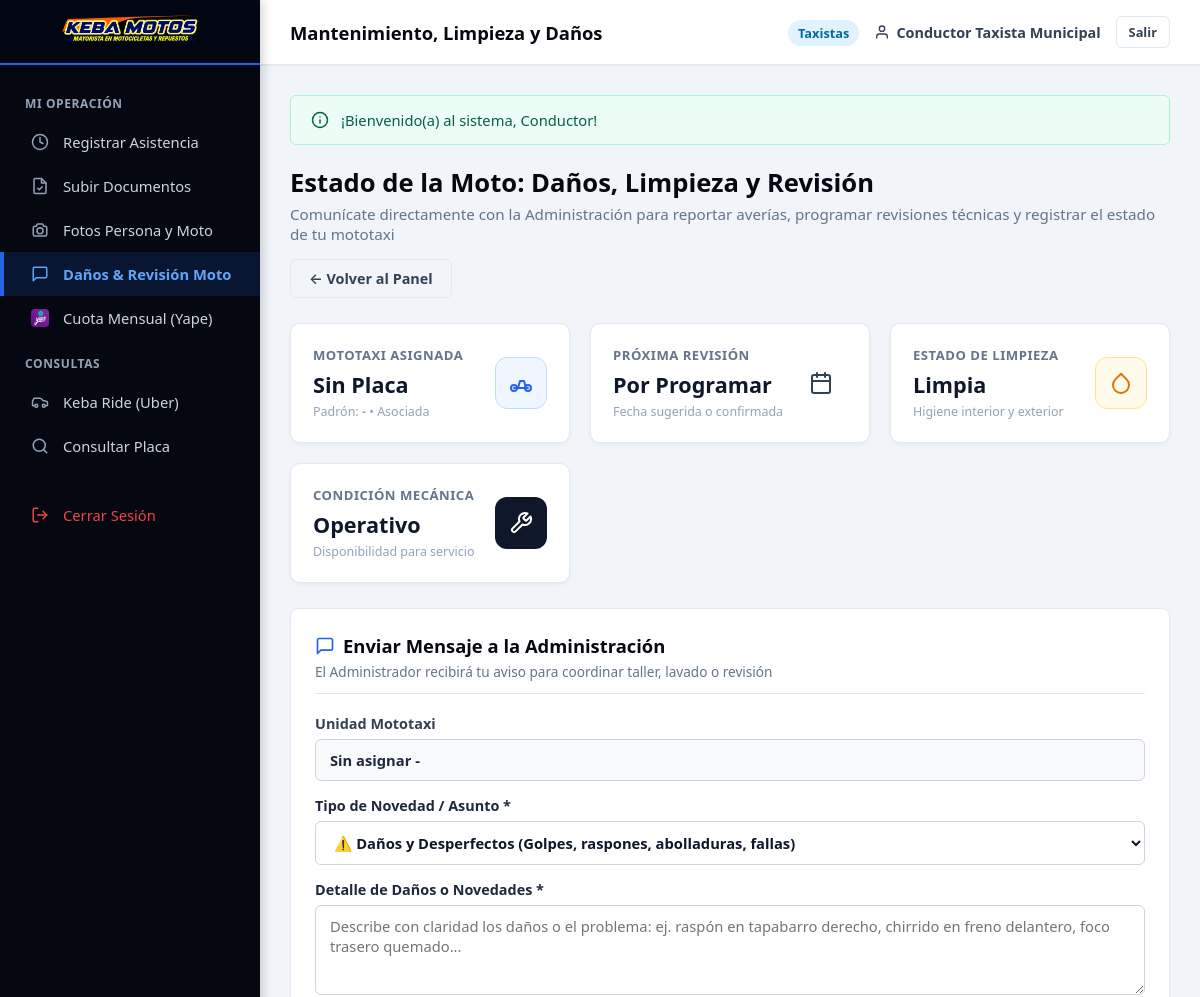
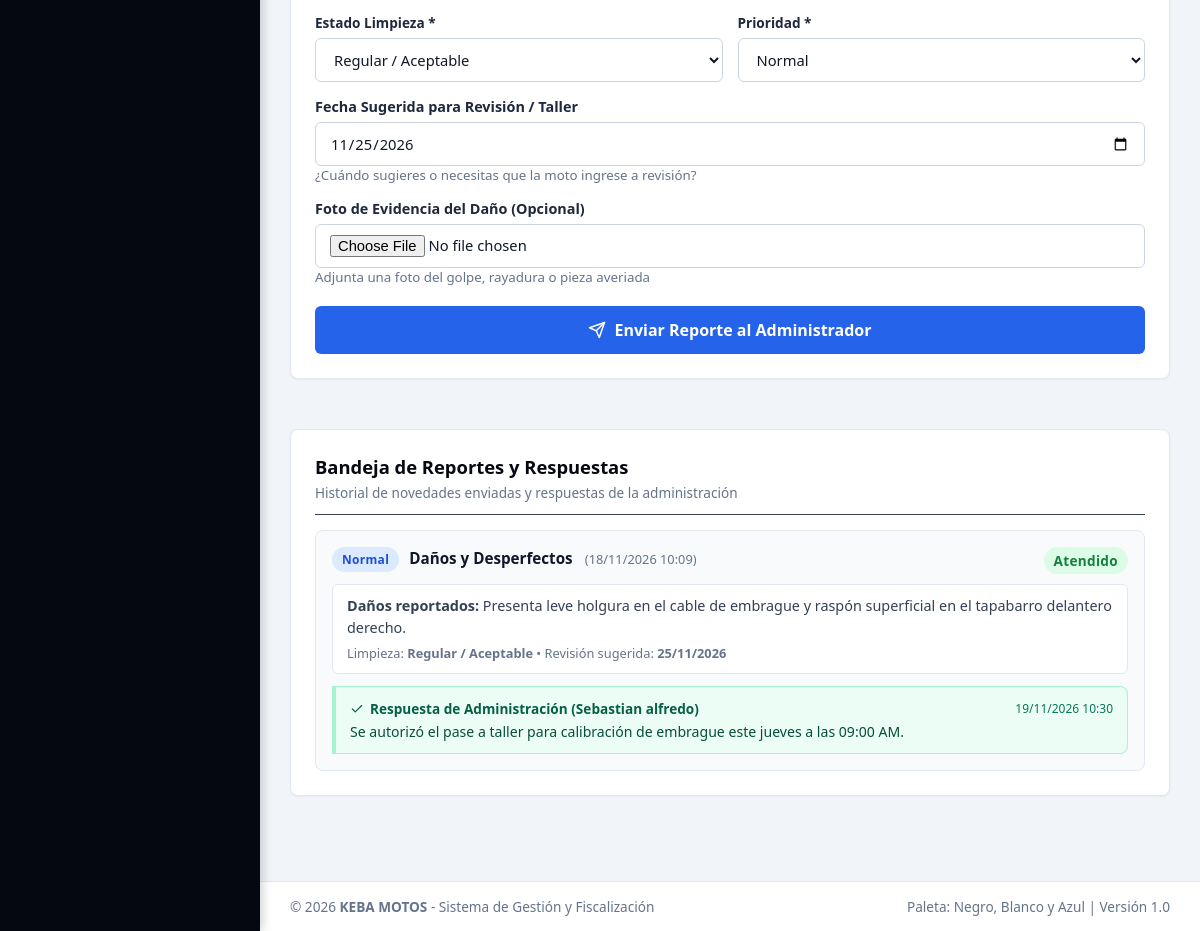
Page /vista/taxista/reportar_estado.php (signed in) on the committed database (2 pictures, top to bottom).
### tables this page shows
CREATE TABLE `reportes_vehiculo` (
  `id_reporte` INT AUTO_INCREMENT PRIMARY KEY,
  `id_vehiculo` INT NOT NULL,
  `id_usuario` INT NOT NULL,
  `id_conductor` INT NULL,
  `tipo_asunto` ENUM('Daños y Desperfectos', 'Programación de Revisión', 'Estado de Limpieza', 'Mantenimiento General', 'Otro') NOT NULL,
  `descripcion_danos` TEXT NOT NULL,
  `estado_limpieza` ENUM('Excelente / Limpia', 'Regular / Aceptable', 'Requiere Lavado Urgente') DEFAULT 'Regular / Aceptable',
  `fecha_revision_sugerida` DATE NULL,
  `prioridad` ENUM('Baja', 'Normal', 'Alta', 'Urgente') DEFAULT 'Normal',
  `foto_evidencia` VARCHAR(255) NULL,
  `estado` ENUM('Pendiente', 'En Revisión', 'Atendido', 'Resuelto') DEFAULT 'Pendiente',
  `respuesta_admin` TEXT NULL,
  `id_usuario_admin` INT NULL,
  `fecha_respuesta` DATETIME NULL,
  `created_at` TIMESTAMP DEFAULT CURRENT_TIMESTAMP,
  `updated_at` TIMESTAMP DEFAULT CURRENT_TIMESTAMP ON UPDATE CURRENT_TIMESTAMP,
  CONSTRAINT `fk_repveh_vehiculo` FOREIGN KEY (`id_vehiculo`) REFERENCES `vehiculos` (`id_vehiculo`) ON UPDATE CASCADE ON DELETE CASCADE,
  CONSTRAINT `fk_repveh_usuario` FOREIGN KEY (`id_usuario`) REFERENCES `usuarios` (`id_usuario`) ON UPDATE CASCADE ON DELETE CASCADE,
  CONSTRAINT `fk_repveh_conductor` FOREIGN KEY (`id_conductor`) REFERENCES `conductores` (`id_conductor`) ON UPDATE CASCADE ON DELETE SET NULL,
  CONSTRAINT `fk_repveh_admin` FOREIGN KEY (`id_usuario_admin`) REFERENCES `usuarios` (`id_usuario`) ON UPDATE CASCADE ON DELETE SET NULL
);

CREATE TABLE `usuarios` (
  `id_usuario` INT AUTO_INCREMENT PRIMARY KEY,
  `id_rol` INT NOT NULL,
  `dni` VARCHAR(8) NOT NULL UNIQUE,
  `nombres` VARCHAR(100) NOT NULL,
  `apellidos` VARCHAR(100) NOT NULL,
  `usuario` VARCHAR(50) NOT NULL UNIQUE,
  `password` VARCHAR(255) NOT NULL,
  `email` VARCHAR(100) UNIQUE NULL,
  `telefono` VARCHAR(20) NULL,
  `estado` ENUM('Activo', 'Inactivo') DEFAULT 'Activo',
  `ultimo_login` DATETIME NULL,
  `token_recuperacion` VARCHAR(100) NULL,
  `token_expira` DATETIME NULL,
  `created_at` TIMESTAMP DEFAULT CURRENT_TIMESTAMP,
  `updated_at` TIMESTAMP DEFAULT CURRENT_TIMESTAMP ON UPDATE CURRENT_TIMESTAMP,
  CONSTRAINT `fk_usuarios_roles` FOREIGN KEY (`id_rol`) REFERENCES `roles` (`id_rol`) ON UPDATE CASCADE
);

### vista/taxista/reportar_estado.php (the view, shortened to what the rows shown need)
<?php
require_once dirname(__DIR__) . '/plantillas/header.php';
require_once dirname(__DIR__) . '/plantillas/navbar.php';
require_once dirname(dirname(__DIR__)) . '/modelos/Taxista.php';
require_once dirname(dirname(__DIR__)) . '/modelos/ReporteVehiculo.php';
$usuario = obtenerUsuarioActual();
$taxistaMod = new Taxista();
$repMod = new ReporteVehiculo();
$ficha = $taxistaMod->obtenerFichaTaxista($usuario['id']);
$misReportes = $repMod->listarPorUsuario($usuario['id']);
?>
<div class="page-header" style="display: flex; justify-content: space-between; align-items: center; flex-wrap: wrap; gap: 15px;">
    <div>
        <h1 class="page-title">Estado de la Moto: Daños, Limpieza y Revisión</h1>
    </div>
</div>
<div class="row" style="margin-bottom: 30px;">
    <div class="col-12 col-lg-5" style="margin-bottom: 25px;">
        <div class="card">
            <div style="border-bottom: 1px solid #e2e8f0; padding-bottom: 12px; margin-bottom: 20px;">
                <h2 class="card-title" style="margin: 0; display: flex; align-items: center; gap: 8px;">
                    <svg style="width: 20px; height: 20px; color: #2563eb;" viewBox="0 0 24 24" fill="none" stroke="currentColor" stroke-width="2" stroke-linecap="round" stroke-linejoin="round"><path d="M21 15a2 2 0 0 1-2 2H7l-4 4V5a2 2 0 0 1 2-2h14a2 2 0 0 1 2 2z"></path></svg>
                    Enviar Mensaje a la Administración
                </h2>
            </div>
        </div>
    </div>
    <div class="col-12 col-lg-7">
        <div class="card">
            <div style="border-bottom: 1px solid #334155; padding-bottom: 12px; margin-bottom: 15px;">
                <h2 class="card-title" style="margin: 0;">Bandeja de Reportes y Respuestas</h2>
            </div>
            <?php if (!empty($misReportes)): ?>
                <div style="display: flex; flex-direction: column; gap: 15px;">
                    <?php foreach ($misReportes as $rep):
                        $badgePrioridad = 'badge-info';
                        $badgeEstado = 'badge-warning';
                        if ($rep['estado'] === 'Atendido' || $rep['estado'] === 'Resuelto') $badgeEstado = 'badge-success';
                        elseif ($rep['estado'] === 'En Revisión') $badgeEstado = 'badge-info';
                    ?>
                    <div style="background: #f8fafc; border-radius: 8px; border: 1px solid #e2e8f0; padding: 16px;">
                        <div style="display: flex; justify-content: space-between; align-items: flex-start; flex-wrap: wrap; gap: 10px; margin-bottom: 10px;">
                            <div>
                                <span class="badge <?= $badgePrioridad ?>" style="margin-right: 6px;"><?= htmlspecialchars($rep['prioridad']) ?></span>
                                <strong style="font-size: 0.95rem; color: #0f172a;"><?= htmlspecialchars($rep['tipo_asunto']) ?></strong>
                                <span style="color: #64748b; font-size: 0.8rem; margin-left: 8px;">(<?= date('d/m/Y H:i', strtotime($rep['created_at'])) ?>)</span>
                            </div>
                            <div>
                                <span class="badge <?= $badgeEstado ?>" style="font-size: 0.85rem; padding: 4px 10px;"><?= htmlspecialchars($rep['estado']) ?></span>
                            </div>
                        </div>
                        <div style="color: #334155; font-size: 0.9rem; line-height: 1.5; margin-bottom: 12px; background: #ffffff; border: 1px solid #e2e8f0; padding: 10px 14px; border-radius: 6px;">
                            <div><strong>Daños reportados:</strong> <?= nl2br(htmlspecialchars($rep['descripcion_danos'])) ?></div>
                            <div style="margin-top: 6px; font-size: 0.8rem; color: #64748b;">
                                Limpieza: <strong><?= htmlspecialchars($rep['estado_limpieza']) ?></strong> •
                                Revisión sugerida: <strong><?= !empty($rep['fecha_revision_sugerida']) ? date('d/m/Y', strtotime($rep['fecha_revision_sugerida'])) : 'No indicada' ?></strong>
                            </div>
                        </div>
                        <?php if (!empty($rep['respuesta_admin'])): ?>
                            <div style="border-left: 4px solid #059669; background: #ecfdf5; padding: 12px 14px; border-radius: 0 8px 8px 0; margin-top: 10px; border: 1px solid #a7f3d0; border-left-width: 4px;">
                                <div style="display: flex; justify-content: space-between; align-items: center; margin-bottom: 4px;">
                                    <strong style="color: #065f46; font-size: 0.85rem; display: flex; align-items: center; gap: 6px;">
                                        <svg style="width: 14px; height: 14px;" viewBox="0 0 24 24" fill="none" stroke="currentColor" stroke-width="2" stroke-linecap="round" stroke-linejoin="round"><polyline points="20 6 9 17 4 12"></polyline></svg>
                                        Respuesta de Administración (<?= htmlspecialchars($rep['admin_nombres'] ?? 'Administrador') ?>)
                                    </strong>
                                    <span style="font-size: 0.75rem; color: #047857;"><?= !empty($rep['fecha_respuesta']) ? date('d/m/Y H:i', strtotime($rep['fecha_respuesta'])) : '' ?></span>
                                </div>
                                <div style="font-size: 0.88rem; color: #064e3b;"><?= nl2br(htmlspecialchars($rep['respuesta_admin'])) ?></div>
                            </div>
                        <?php endif; ?>
                    </div>
                    <?php endforeach; ?>
                </div>
            <?php endif; ?>
        </div>
    </div>
</div>
<?php require_once dirname(__DIR__) . '/plantillas/footer.php'; ?>

### rows in the picture
reportes_vehiculo: prioridad "Normal", tipo_asunto "Daños y Desperfectos", created_at "18/11/2026 10:09", estado "Atendido", descripcion_danos "Presenta leve holgura en el cable de embrague y raspón superficial en el tapabarro delantero derecho.", estado_limpieza "Regular / Aceptable", fecha_revision_sugerida "25/11/2026", id_usuario_admin.nombres "Sebastian alfredo", fecha_respuesta "19/11/2026 10:30", respuesta_admin "Se autorizó el pase a taller para calibración de embrague este jueves a las 09:00 AM."

### other values in the picture
$subtituloNavbar "Mantenimiento, Limpieza y Daños"
$usuarioActivo['rol_nombre'] "Taxistas"
$nombreUsuario "Conductor Taxista Municipal"
$flash['mensaje'] "¡Bienvenido(a) al sistema, Conductor!"
$vehiculo['placa'] "Sin Placa"
$vehiculo['numero_padron'] "-"
$vehiculo['estado_limpieza'] "Limpia"
$vehiculo['estado_mecanico'] "Operativo"
